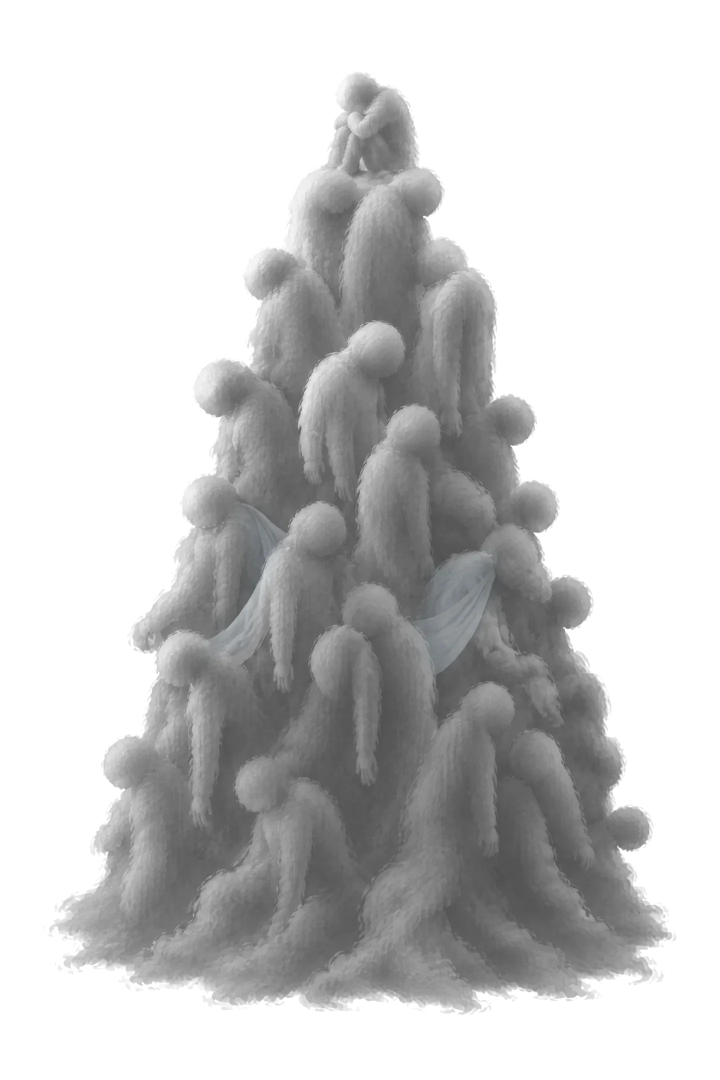
#> input picture assets/illust/monster_act5.webp, 1440 x 2160 px (shown at 1/2 size)
$ python shawl_tint.py
#> lines starting #> are read from the running program, lines starting #| are printed output that depends on the picture
#!/usr/bin/env python3
"""5막 보스: 무리 속에 숨은 나래의 숄 두 자락에 아주 옅은 회청색(#B4C0C6 쪽)을 얹는다.

illust.py monster의 회색 풀기(unmix_grey)는 모든 빛깔을 지우므로, 그림 모델이 숄에 칠한 옅은 회청색도 사라진다.
설계는 "잿빛만(숄도 회색에 가까운 아주 옅은 회청색)"이라, 숄 자락 자리(1440×2160 좌표의 다각형, 가장자리는 흐리게)에만
밝기는 그대로 두고 빛깔만 아주 조금 푸르게 민다. 첫눈에는 회색으로 보이고 두 번째 볼 때 천 자락이 따로 읽히는 정도.
`illust.py --act 5 monster monster_act5_a2` 바로 뒤에 한 번 돌린다(두 번 돌리면 두 번 짙어진다).
숄 가운데(두 자락 사이)는 css/game.css .battle-monster.tall의 --shawl-x·--shawl-y와 같다.
"""
import os
import numpy as np
from PIL import Image, ImageDraw, ImageFilter

ROOT = os.path.abspath(os.path.join(os.path.dirname(os.path.abspath(__file__)), '..', '..', '..', '..'))
PATH = os.path.join(ROOT, 'assets', 'illust', 'monster_act5.webp')

# 숄 자락(왼쪽은 어깨에서 아래로 늘어진 자락, 오른쪽은 위로 들린 자락)
LEFT = [(470, 1000), (570, 1060), (550, 1130), (515, 1200), (500, 1300), (400, 1310), (430, 1270), (480, 1230), (505, 1150), (495, 1070)]
RIGHT = [(860, 1140), (990, 1100), (990, 1190), (940, 1280), (900, 1340), (860, 1350), (830, 1240), (860, 1200)]
SHIFT = np.array([-5.0, 0.5, 4.5], np.float32)  # 회색에서 #B4C0C6 쪽으로(밝기는 거의 그대로)

im = np.asarray(Image.open(PATH).convert('RGBA')).astype(np.float32)
m = Image.new('L', (im.shape[1], im.shape[0]), 0)
#> m: PIL image 1440x2160 L; every value is 0
d = ImageDraw.Draw(m)
d.polygon(LEFT, fill=255)
d.polygon(RIGHT, fill=255)
m = np.asarray(m.filter(ImageFilter.GaussianBlur(14))).astype(np.float32)[..., None] / 255
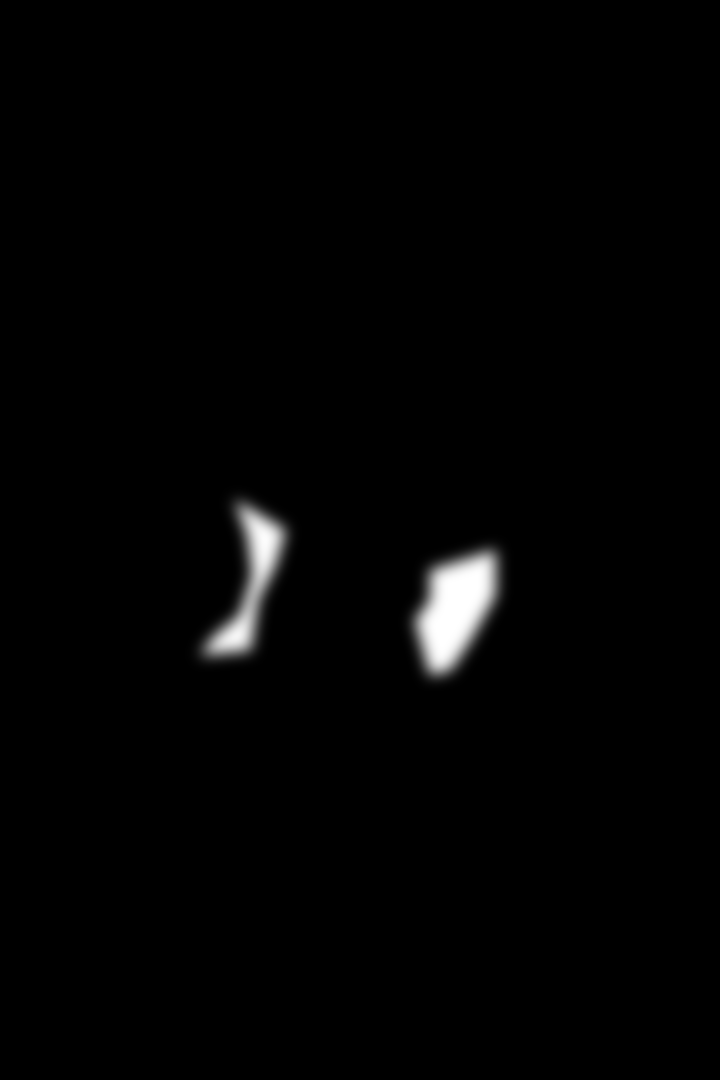
#> m: shape (2160, 1440, 1) float32 (shown at 1/2 size); min 0, max 1, mean 0.0129
im[..., :3] = im[..., :3] + SHIFT * m
out = Image.fromarray(np.clip(im, 0, 255).astype(np.uint8), 'RGBA')
out.save(PATH, 'WEBP', quality=85, method=6)
print(os.path.relpath(PATH, ROOT), os.path.getsize(PATH) // 1024, 'KB')
